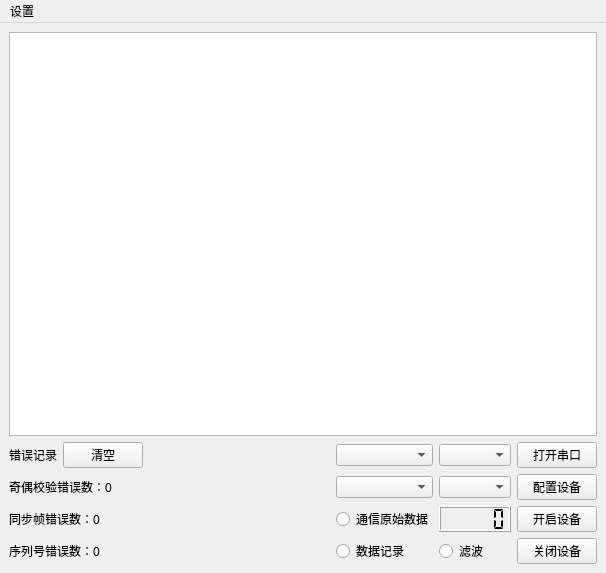
<?xml version="1.0" encoding="UTF-8"?>
<ui version="4.0">
 <class>DeviceSetting</class>
 <widget class="QMainWindow" name="DeviceSetting">
  <property name="geometry">
   <rect>
    <x>0</x>
    <y>0</y>
    <width>606</width>
    <height>573</height>
   </rect>
  </property>
  <property name="windowTitle">
   <string>DeviceSetting</string>
  </property>
  <widget class="QWidget" name="centralwidget">
   <layout class="QVBoxLayout" name="verticalLayout">
    <item>
     <layout class="QGridLayout" name="gridLayout">
      <item row="1" column="6">
       <widget class="QPushButton" name="m_pushbutton_OpenCom">
        <property name="text">
         <string>打开串口</string>
        </property>
        <property name="checkable">
         <bool>false</bool>
        </property>
       </widget>
      </item>
      <item row="4" column="6">
       <widget class="QPushButton" name="m_pushbutton_CloseDevice">
        <property name="text">
         <string>关闭设备</string>
        </property>
       </widget>
      </item>
      <item row="3" column="5">
       <widget class="QLCDNumber" name="m_lcdNumber_frame_count">
        <property name="segmentStyle">
         <enum>QLCDNumber::Flat</enum>
        </property>
       </widget>
      </item>
      <item row="4" column="5">
       <widget class="QRadioButton" name="m_radioButton_filter">
        <property name="text">
         <string>滤波</string>
        </property>
        <property name="autoExclusive">
         <bool>false</bool>
        </property>
       </widget>
      </item>
      <item row="1" column="5">
       <widget class="QComboBox" name="m_comboBox_ChannelSelect"/>
      </item>
      <item row="2" column="6">
       <widget class="QPushButton" name="m_pushbutton_SettingDevice">
        <property name="text">
         <string>配置设备</string>
        </property>
       </widget>
      </item>
      <item row="3" column="6">
       <widget class="QPushButton" name="m_pushbutton_OpenDevice">
        <property name="text">
         <string>开启设备</string>
        </property>
       </widget>
      </item>
      <item row="2" column="4">
       <widget class="QComboBox" name="m_comboBox_BautSelect"/>
      </item>
      <item row="0" column="0" colspan="7">
       <widget class="QChartView" name="m_chartview"/>
      </item>
      <item row="4" column="4">
       <widget class="QRadioButton" name="m_radioButton_record">
        <property name="text">
         <string>数据记录</string>
        </property>
        <property name="autoExclusive">
         <bool>false</bool>
        </property>
       </widget>
      </item>
      <item row="3" column="4">
       <widget class="QRadioButton" name="m_radioButton_raw_record">
        <property name="text">
         <string>通信原始数据</string>
        </property>
        <property name="autoExclusive">
         <bool>false</bool>
        </property>
       </widget>
      </item>
      <item row="1" column="4">
       <widget class="QComboBox" name="m_comboBox_ComNameSelect"/>
      </item>
      <item row="1" column="0">
       <widget class="QLabel" name="label">
        <property name="text">
         <string>错误记录</string>
        </property>
       </widget>
      </item>
      <item row="2" column="2">
       <spacer name="horizontalSpacer">
        <property name="orientation">
         <enum>Qt::Horizontal</enum>
        </property>
        <property name="sizeHint" stdset="0">
         <size>
          <width>40</width>
          <height>20</height>
         </size>
        </property>
       </spacer>
      </item>
      <item row="2" column="5">
       <widget class="QComboBox" name="m_comboBox_freq"/>
      </item>
      <item row="1" column="1">
       <widget class="QPushButton" name="m_pushButton_errorNum_clear">
        <property name="text">
         <string>清空</string>
        </property>
       </widget>
      </item>
      <item row="2" column="0" colspan="2">
       <widget class="QLabel" name="m_label_errorNum_parity">
        <property name="text">
         <string>奇偶校验错误数：0</string>
        </property>
       </widget>
      </item>
      <item row="3" column="0" colspan="2">
       <widget class="QLabel" name="m_label_errorNum_sync">
        <property name="text">
         <string>同步帧错误数：0</string>
        </property>
       </widget>
      </item>
      <item row="4" column="0" colspan="2">
       <widget class="QLabel" name="m_label_errorNum_serial">
        <property name="text">
         <string>序列号错误数：0</string>
        </property>
       </widget>
      </item>
     </layout>
    </item>
   </layout>
  </widget>
  <widget class="QMenuBar" name="menuBar">
   <property name="geometry">
    <rect>
     <x>0</x>
     <y>0</y>
     <width>606</width>
     <height>19</height>
    </rect>
   </property>
   <widget class="QMenu" name="menu">
    <property name="title">
     <string>设置</string>
    </property>
    <addaction name="draw_switch"/>
    <addaction name="cmd_switch"/>
    <addaction name="separator"/>
    <addaction name="chart_setting"/>
   </widget>
   <addaction name="menu"/>
  </widget>
  <action name="draw_switch">
   <property name="text">
    <string>绘图：开</string>
   </property>
  </action>
  <action name="cmd_switch">
   <property name="text">
    <string>控制台：开</string>
   </property>
   <property name="toolTip">
    <string>控制台：开</string>
   </property>
  </action>
  <action name="chart_setting">
   <property name="text">
    <string>绘图设置</string>
   </property>
  </action>
 </widget>
 <customwidgets>
  <customwidget>
   <class>QChartView</class>
   <extends>QGraphicsView</extends>
   <header location="global">qchartview.h</header>
  </customwidget>
 </customwidgets>
 <resources/>
 <connections/>
</ui>
